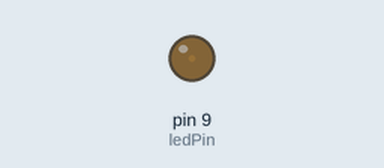
Simulated run of this sketch. Board: Arduino Uno, built with avr-gcc and run on an emulated ATmega328P. Parts: output pins drawn as LEDs (lit = HIGH).

Above: at 0.05 s.
At 0.95 s:
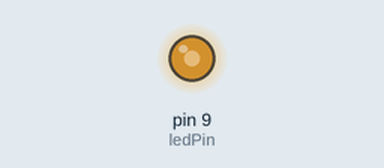
At 1.4 s:
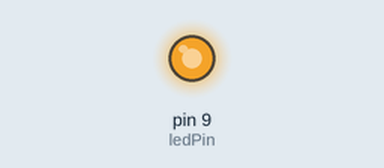
At 2.75 s:
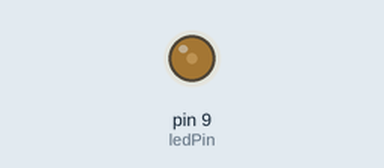
Timing chart, 0 to 8.3 s (numbered marks = the images above):
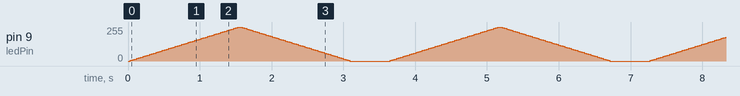

The sketch:

11_Breathing_Light.ino
```cpp
/*
  11_Breathing_Light
  呼吸灯：LED 慢慢变亮，再慢慢变暗，像呼吸一样
  学习 PWM (脉冲宽度调制) 和 analogWrite
*/

int ledPin = 9; // 注意：必须接在支持 PWM 的引脚 (通常带波浪号~，如 3, 5, 6, 9, 10, 11)

void setup() {
  pinMode(ledPin, OUTPUT);
}

void loop() {
  // 1. 渐亮过程
  // value 从 0 增加到 255
  for (int value = 0; value <= 255; value += 5) {
    analogWrite(ledPin, value); // 输出模拟值 (亮度)
    delay(30);                  // 稍作停顿，让变化肉眼可见
  }

  // 2. 渐暗过程
  // value 从 255 减少到 0
  for (int value = 255; value >= 0; value -= 5) {
    analogWrite(ledPin, value);
    delay(30);
  }

  // 呼吸结束，休息一下
  delay(500);
}
```
